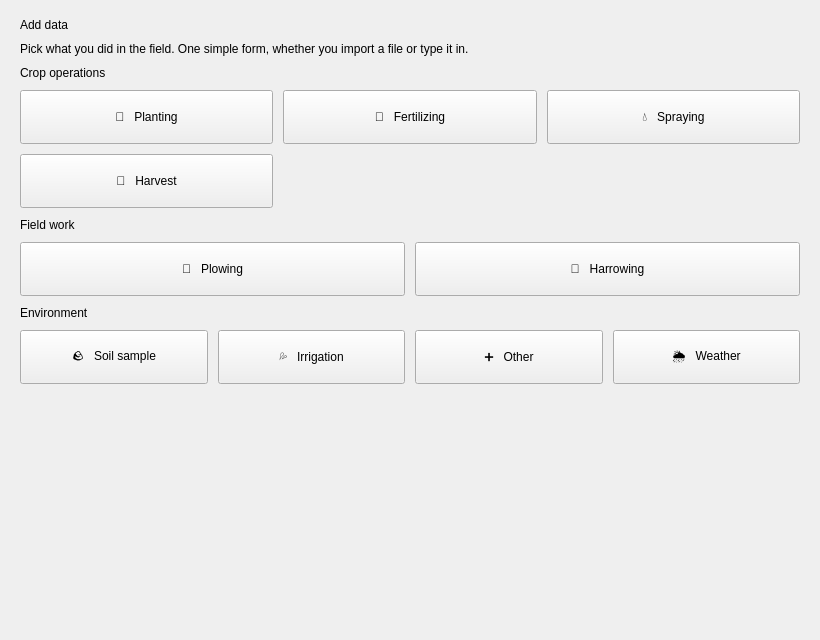
<?xml version="1.0" encoding="UTF-8"?>
<ui version="4.0">
 <class>AddDataForm</class>
 <widget class="QWidget" name="AddDataForm">
  <property name="geometry">
   <rect>
    <x>0</x>
    <y>0</y>
    <width>820</width>
    <height>640</height>
   </rect>
  </property>
  <property name="windowTitle">
   <string>Add data</string>
  </property>
  <property name="styleSheet">
   <string notr="true">QLabel[role="h1"] { font-size: 20px; font-weight: 700; }
QLabel[role="h2"] { font-size: 15px; font-weight: 600; }
QLabel[role="muted"] { color: palette(mid); }
QPushButton[card="true"] { text-align: left; padding: 14px; font-size: 14px; font-weight: 600; }
QPushButton[primary="true"] { font-weight: 600; padding: 8px 18px; }
QPushButton[link="true"] { border: none; background: transparent; text-align: left; padding: 4px 0; }
QPushButton[back="true"] { border: 1px solid palette(mid); border-radius: 6px; padding: 7px 14px; font-weight: 600; }
QPushButton[back="true"]:hover { background: palette(midlight); }
QPushButton[seg="true"] { padding: 7px 18px; min-width: 120px; }
QPushButton[seg="true"]:checked { font-weight: 600; }
QFrame[role="card"] { border: 1px solid palette(mid); border-radius: 10px; }
QFrame[role="hline"] { color: palette(mid); }</string>
  </property>
  <layout class="QVBoxLayout" name="rootLayout">
   <property name="leftMargin">
    <number>0</number>
   </property>
   <property name="topMargin">
    <number>0</number>
   </property>
   <property name="rightMargin">
    <number>0</number>
   </property>
   <property name="bottomMargin">
    <number>0</number>
   </property>
   <item>
    <widget class="QStackedWidget" name="addStack">
     <property name="currentIndex">
      <number>0</number>
     </property>
     <widget class="QWidget" name="addPicker">
      <layout class="QVBoxLayout" name="pickerLayout">
       <property name="leftMargin">
        <number>20</number>
       </property>
       <property name="topMargin">
        <number>18</number>
       </property>
       <property name="rightMargin">
        <number>20</number>
       </property>
       <property name="bottomMargin">
        <number>18</number>
       </property>
       <property name="spacing">
        <number>10</number>
       </property>
       <item>
        <widget class="QLabel" name="pickerTitle">
         <property name="role" stdset="0">
          <string notr="true">h1</string>
         </property>
         <property name="text">
          <string>Add data</string>
         </property>
        </widget>
       </item>
       <item>
        <widget class="QLabel" name="pickerIntro">
         <property name="role" stdset="0">
          <string notr="true">muted</string>
         </property>
         <property name="wordWrap">
          <bool>true</bool>
         </property>
         <property name="text">
          <string>Pick what you did in the field. One simple form, whether you import a file or type it in.</string>
         </property>
        </widget>
       </item>
       <item>
        <widget class="QLabel" name="grpCrop">
         <property name="role" stdset="0">
          <string notr="true">h2</string>
         </property>
         <property name="text">
          <string>Crop operations</string>
         </property>
        </widget>
       </item>
       <item>
        <layout class="QGridLayout" name="gridCrop">
         <property name="spacing">
          <number>10</number>
         </property>
         <item row="0" column="0">
          <widget class="QPushButton" name="opPlanting">
           <property name="card" stdset="0">
            <bool>true</bool>
           </property>
           <property name="minimumSize">
            <size>
             <width>0</width>
             <height>54</height>
            </size>
           </property>
           <property name="text">
            <string>🌱   Planting</string>
           </property>
          </widget>
         </item>
         <item row="0" column="1">
          <widget class="QPushButton" name="opFertilizing">
           <property name="card" stdset="0">
            <bool>true</bool>
           </property>
           <property name="minimumSize">
            <size>
             <width>0</width>
             <height>54</height>
            </size>
           </property>
           <property name="text">
            <string>🧪   Fertilizing</string>
           </property>
          </widget>
         </item>
         <item row="0" column="2">
          <widget class="QPushButton" name="opSpraying">
           <property name="card" stdset="0">
            <bool>true</bool>
           </property>
           <property name="minimumSize">
            <size>
             <width>0</width>
             <height>54</height>
            </size>
           </property>
           <property name="text">
            <string>💧   Spraying</string>
           </property>
          </widget>
         </item>
         <item row="1" column="0">
          <widget class="QPushButton" name="opHarvest">
           <property name="card" stdset="0">
            <bool>true</bool>
           </property>
           <property name="minimumSize">
            <size>
             <width>0</width>
             <height>54</height>
            </size>
           </property>
           <property name="text">
            <string>🌾   Harvest</string>
           </property>
          </widget>
         </item>
        </layout>
       </item>
       <item>
        <widget class="QLabel" name="grpField">
         <property name="role" stdset="0">
          <string notr="true">h2</string>
         </property>
         <property name="text">
          <string>Field work</string>
         </property>
        </widget>
       </item>
       <item>
        <layout class="QGridLayout" name="gridField">
         <property name="spacing">
          <number>10</number>
         </property>
         <item row="0" column="0">
          <widget class="QPushButton" name="opPlowing">
           <property name="card" stdset="0">
            <bool>true</bool>
           </property>
           <property name="minimumSize">
            <size>
             <width>0</width>
             <height>54</height>
            </size>
           </property>
           <property name="text">
            <string>🚜   Plowing</string>
           </property>
          </widget>
         </item>
         <item row="0" column="1">
          <widget class="QPushButton" name="opHarrowing">
           <property name="card" stdset="0">
            <bool>true</bool>
           </property>
           <property name="minimumSize">
            <size>
             <width>0</width>
             <height>54</height>
            </size>
           </property>
           <property name="text">
            <string>🌿   Harrowing</string>
           </property>
          </widget>
         </item>
        </layout>
       </item>
       <item>
        <widget class="QLabel" name="grpEnv">
         <property name="role" stdset="0">
          <string notr="true">h2</string>
         </property>
         <property name="text">
          <string>Environment</string>
         </property>
        </widget>
       </item>
       <item>
        <layout class="QGridLayout" name="gridEnv">
         <property name="spacing">
          <number>10</number>
         </property>
         <item row="0" column="0">
          <widget class="QPushButton" name="opSoil">
           <property name="card" stdset="0">
            <bool>true</bool>
           </property>
           <property name="minimumSize">
            <size>
             <width>0</width>
             <height>54</height>
            </size>
           </property>
           <property name="text">
            <string>🪨   Soil sample</string>
           </property>
          </widget>
         </item>
         <item row="0" column="1">
          <widget class="QPushButton" name="opIrrigation">
           <property name="card" stdset="0">
            <bool>true</bool>
           </property>
           <property name="minimumSize">
            <size>
             <width>0</width>
             <height>54</height>
            </size>
           </property>
           <property name="text">
            <string>💦   Irrigation</string>
           </property>
          </widget>
         </item>
         <item row="0" column="2">
          <widget class="QPushButton" name="opOther">
           <property name="card" stdset="0">
            <bool>true</bool>
           </property>
           <property name="minimumSize">
            <size>
             <width>0</width>
             <height>54</height>
            </size>
           </property>
           <property name="text">
            <string>➕   Other</string>
           </property>
          </widget>
         </item>
         <item row="0" column="3">
          <widget class="QPushButton" name="opWeather">
           <property name="card" stdset="0">
            <bool>true</bool>
           </property>
           <property name="minimumSize">
            <size>
             <width>0</width>
             <height>54</height>
            </size>
           </property>
           <property name="text">
            <string>🌦️   Weather</string>
           </property>
          </widget>
         </item>
        </layout>
       </item>
       <item>
        <spacer name="pickerSpacer">
         <property name="orientation">
          <enum>Qt::Vertical</enum>
         </property>
         <property name="sizeHint" stdset="0">
          <size>
           <width>20</width>
           <height>40</height>
          </size>
         </property>
        </spacer>
       </item>
      </layout>
     </widget>
     <widget class="QWidget" name="formPage">
      <layout class="QVBoxLayout" name="formLayout">
       <property name="leftMargin"><number>20</number></property><property name="topMargin"><number>18</number></property><property name="rightMargin"><number>20</number></property><property name="bottomMargin"><number>18</number></property><property name="spacing"><number>10</number></property>
       <item><widget class="QPushButton" name="backBtn"><property name="back" stdset="0"><bool>true</bool></property><property name="sizePolicy"><sizepolicy hsizetype="Maximum" vsizetype="Fixed"><horstretch>0</horstretch><verstretch>0</verstretch></sizepolicy></property><property name="text"><string>&#8592;  Back to all operations</string></property><property name="toolTip"><string>Return to the operation list to add a different kind of data</string></property></widget></item>
       <item><widget class="QLabel" name="formTitle"><property name="role" stdset="0"><string notr="true">h1</string></property><property name="text"><string>Planting</string></property></widget></item>
       <item>
        <widget class="QScrollArea" name="formScroll"><property name="widgetResizable"><bool>true</bool></property><property name="frameShape"><enum>QFrame::NoFrame</enum></property>
         <widget class="QWidget" name="formScrollContents"><layout class="QVBoxLayout" name="formScrollLayout"><property name="leftMargin"><number>0</number></property><property name="topMargin"><number>0</number></property><property name="rightMargin"><number>6</number></property><property name="bottomMargin"><number>0</number></property>
          <item>
           <widget class="QFrame" name="formCard"><property name="role" stdset="0"><string notr="true">card</string></property>
            <layout class="QVBoxLayout" name="cardLayout"><property name="leftMargin"><number>18</number></property><property name="topMargin"><number>18</number></property><property name="rightMargin"><number>18</number></property><property name="bottomMargin"><number>18</number></property><property name="spacing"><number>12</number></property>
             <item><widget class="QLabel" name="howLabel"><property name="role" stdset="0"><string notr="true">h2</string></property><property name="text"><string>How do you want to add this data?</string></property></widget></item>
             <item><layout class="QHBoxLayout" name="segRow"><property name="spacing"><number>0</number></property>
              <item><widget class="QPushButton" name="segFile"><property name="seg" stdset="0"><bool>true</bool></property><property name="checkable"><bool>true</bool></property><property name="checked"><bool>true</bool></property><property name="text"><string>Import a file</string></property></widget></item>
              <item><widget class="QPushButton" name="segManual"><property name="seg" stdset="0"><bool>true</bool></property><property name="checkable"><bool>true</bool></property><property name="text"><string>Enter manually</string></property></widget></item>
              <item><spacer name="segSpacer"><property name="orientation"><enum>Qt::Horizontal</enum></property><property name="sizeHint" stdset="0"><size><width>40</width><height>20</height></size></property></spacer></item>
             </layout></item>
             <item>
              <widget class="QStackedWidget" name="inputStack"><property name="currentIndex"><number>0</number></property>
               <widget class="QWidget" name="filePanel">
                <layout class="QVBoxLayout" name="filePanelLayout"><property name="leftMargin"><number>0</number></property><property name="topMargin"><number>4</number></property><property name="rightMargin"><number>0</number></property><property name="bottomMargin"><number>0</number></property>
                 <item><widget class="QWidget" name="fileButtonsHost" native="true"><layout class="QVBoxLayout" name="fileButtonsLayout"><property name="leftMargin"><number>0</number></property><property name="topMargin"><number>0</number></property><property name="rightMargin"><number>0</number></property><property name="bottomMargin"><number>0</number></property><property name="spacing"><number>6</number></property></layout></widget></item>
                 <item><widget class="QLabel" name="fileHint"><property name="role" stdset="0"><string notr="true">muted</string></property><property name="wordWrap"><bool>true</bool></property><property name="text"><string>Pick the format your machine or app exported. The columns are read automatically.</string></property></widget></item>
                </layout>
               </widget>
               <widget class="QWidget" name="manualPanel">
                <layout class="QVBoxLayout" name="manualPanelLayout"><property name="leftMargin"><number>0</number></property><property name="topMargin"><number>4</number></property><property name="rightMargin"><number>0</number></property><property name="bottomMargin"><number>0</number></property><property name="spacing"><number>12</number></property>
                 <item>
                  <layout class="QFormLayout" name="ctxForm"><property name="labelAlignment"><set>Qt::AlignRight|Qt::AlignTrailing|Qt::AlignVCenter</set></property>
                   <item row="0" column="0"><widget class="QLabel" name="lblField"><property name="text"><string>Field:</string></property></widget></item>
                   <item row="0" column="1"><widget class="QComboBox" name="cbField"/></item>
                   <item row="1" column="0"><widget class="QLabel" name="lblCrop"><property name="text"><string>Crop:</string></property></widget></item>
                   <item row="1" column="1"><widget class="QComboBox" name="cbCrop"/></item>
                   <item row="2" column="0"><widget class="QLabel" name="lblWhen"><property name="text"><string>When:</string></property></widget></item>
                   <item row="2" column="1"><widget class="QDateEdit" name="dateWhen"><property name="calendarPopup"><bool>true</bool></property><property name="displayFormat"><string notr="true">yyyy-MM-dd</string></property></widget></item>
                  </layout>
                 </item>
                 <item><widget class="QFrame" name="hline"><property name="role" stdset="0"><string notr="true">hline</string></property><property name="frameShape"><enum>QFrame::HLine</enum></property></widget></item>
                 <item><widget class="QWidget" name="manualHost" native="true"><layout class="QFormLayout" name="manualForm"><property name="labelAlignment"><set>Qt::AlignRight|Qt::AlignTrailing|Qt::AlignVCenter</set></property></layout></widget></item>
                 <item><layout class="QHBoxLayout" name="btnSaveRow"><item><spacer name="saveSpacer"><property name="orientation"><enum>Qt::Horizontal</enum></property><property name="sizeHint" stdset="0"><size><width>40</width><height>20</height></size></property></spacer></item><item><widget class="QPushButton" name="btnSave"><property name="primary" stdset="0"><bool>true</bool></property><property name="text"><string>Save</string></property></widget></item></layout></item>
                </layout>
               </widget>
              </widget>
             </item>
            </layout>
           </widget>
          </item>
          <item><spacer name="formInnerSpacer"><property name="orientation"><enum>Qt::Vertical</enum></property><property name="sizeHint" stdset="0"><size><width>20</width><height>10</height></size></property></spacer></item>
         </layout></widget>
        </widget>
       </item>
      </layout>
     </widget>
    </widget>
   </item>
  </layout>
 </widget>
 <resources/>
 <connections/>
</ui>
